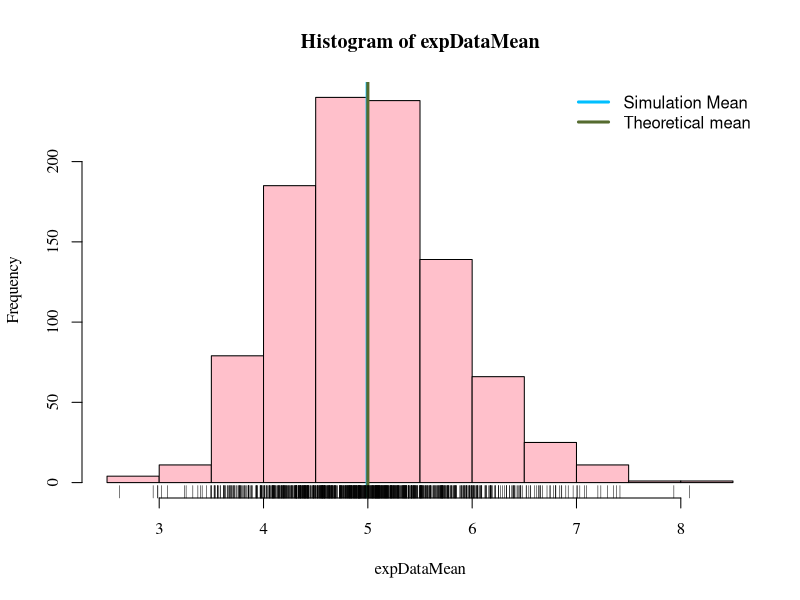

Recreate this plot in R.
## ---- chunk 1
lambda <- 0.2
num <- 40
simnum <- 1000
## ---- chunk 2
expData <- matrix(rexp(num*simnum, lambda), simnum)
expDataMean <- apply(expData, 1, mean)
## ---- chunk 3
simMean <- mean(expDataMean)
theoreticalMean <- 1/lambda
cat("Simulation mean: ", simMean, "\n", "Theoretical mean: ",theoreticalMean, sep = "")

## ---- chunk 4
simSd <- sd(expDataMean)
theoreticalSd <- 1/lambda

cat("Simulation sd: ", simSd, "\n", "Theoretical sd:", theoreticalSd, sep = "")
## ---- chunk 5
hist(expDataMean, col = "pink", family = "serif")
abline(v = simMean, lwd = 3, col = "deepskyblue")
abline(v = theoreticalMean, lwd = 3, col = "darkolivegreen")
legend("topright", legend = c("Simulation Mean", "Theoretical mean"), 
       col = c("deepskyblue", "darkolivegreen"), lty = 1, lwd = 3,
       box.lty = 0)
rug(expDataMean)
